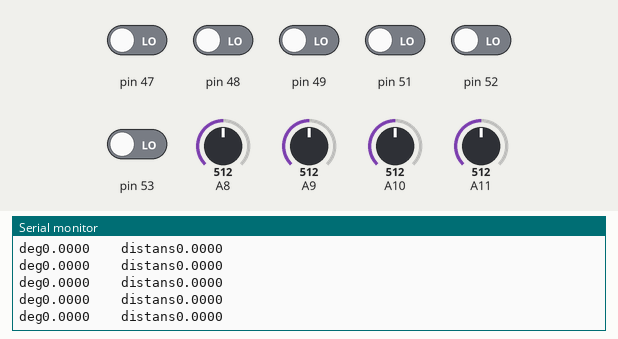
Bench run of a sketch on a simulated Arduino Mega 2560, built with avr-gcc and run on an emulated ATmega2560. On the bench: the last lines printed to the serial monitor. The test bench sets the inputs (shaded band); at power-on: pin 47–49, pin 51–53 LOW, A8 = 512, A9 = 512, A10 = 512, A11 = 512.

Above: at 1.2 s.
1.3 s: A8 set to 30
At 1.35 s:
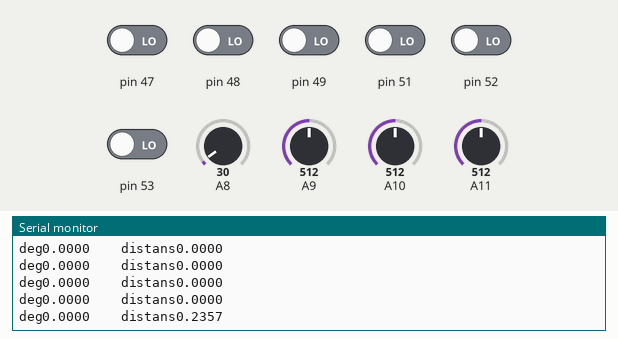
2.8 s: A9 set to 30
At 2.8 s:
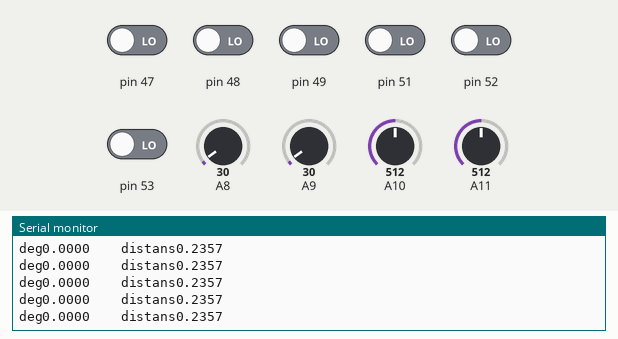
4.3 s: A10 set to 30
At 4.3 s:
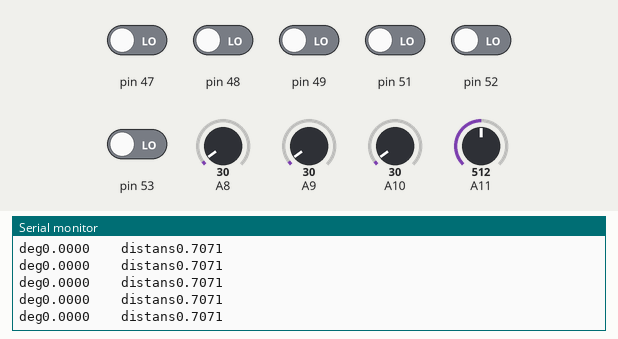
5.8 s: pin 47 driven HIGH
At 5.85 s:
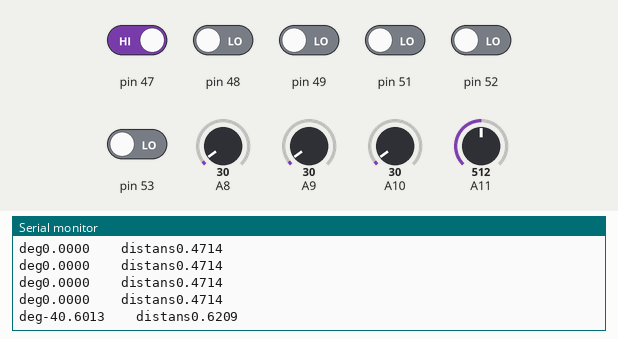
7.3 s: A11 set to 30
At 7.3 s:
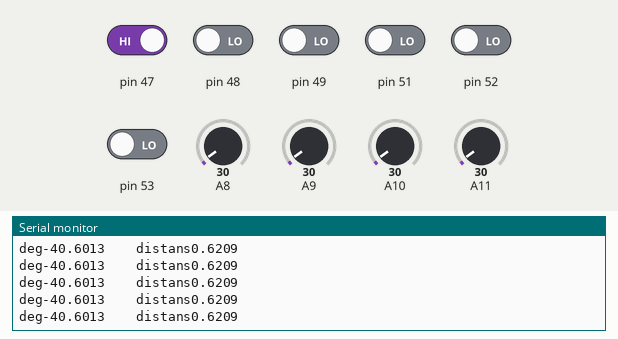
8.8 s: pin 48 driven HIGH
At 8.85 s:
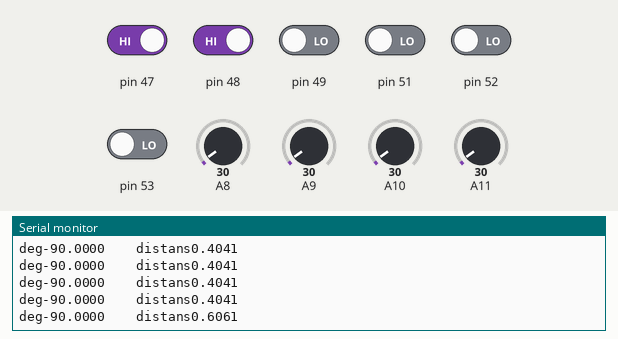
Timing chart, 0 to 11.3 s (numbered marks = the images above; inputs shaded):
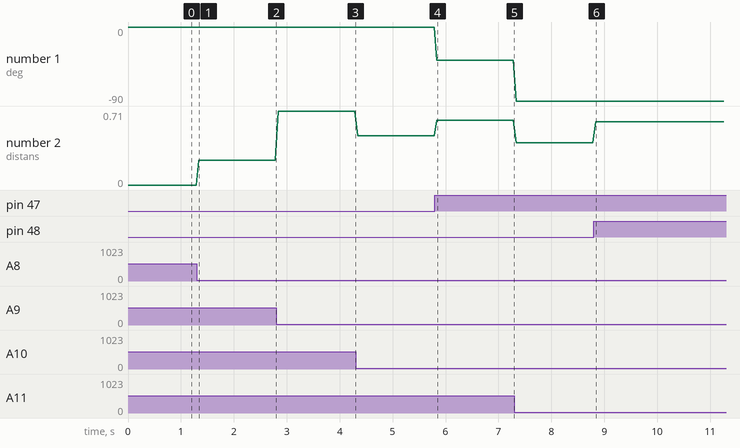

The sketch:

LineCommanderTest.ino
```cpp
#include "LineCommander.h"
LineCommander sen = LineCommander(200,0,0,0);


void setup() {
  // put your setup code here, to run once:
  Serial.begin(115200);
  sen.SetL_D(51,52,53);
  sen.SetR_D(49,48,47);
  sen.SetF_A(A8,A9);
  sen.SetB_A(A10,A11);
  /*
  for(int i = 0; i < 200; i++){
    sen.Print();
    Serial.println();
    delay(50);
  }
  */
}

void loop() {
  // put your main code here, to run repeatedly:
  Serial.print(F("deg"));
  Serial.print(sen.Angle(),4);
  Serial.print(F("    distans"));
  Serial.println(sen.Distance(),4);
  delay(50);

//  sen.Print();

}
```

CrSensor.cpp
```cpp
#include "Arduino.h"
#include "CrSensor.h"

CrSensor::CrSensor(int ReadPin)
{
  m_ReadPin = ReadPin;
  pinMode(m_ReadPin,INPUT);
}

float CrSensor::TraceD()
{
  m_TrValueD = 1 - digitalRead(m_ReadPin);
  return m_TrValueD;
}

int CrSensor::TraceV(int TraceHold)
{
  m_TrValueV = analogRead(m_ReadPin);
  if(m_TrValueV >= TraceHold)
  {
    m_TrValueV = 0;
  }
  else
  {
    m_TrValueV =1;
  }
  return m_TrValueV;
}
int CrSensor::TraceA(){
  return 1023 - analogRead(m_ReadPin);
}

void CrSensor::PrintD()
{
  Serial.print(F("TrValuD = "));
  Serial.print(m_TrValueD);
  Serial.print(F(";"));
}

void CrSensor::PrintA()
{
  Serial.print(F("TrValuA = "));
  Serial.print(m_TrValueA);
  Serial.print(F(";"));
}
```

CrSensor.h
```cpp
#ifndef CrSensor_h
#define CrSensor_h

class CrSensor
{
  public:
  CrSensor(int ReadPin);
  float TraceD();
  int TraceA();
  int TraceV(int TraceHold);
  void PrintA();
  void PrintD();

  private:
  int m_ReadPin;
  int m_mode;
  int m_TrValueD;
  int m_TrValueA;
  float m_TrValueV;
};

#endif
```

DegSensor.cpp
```cpp
#include "Arduino.h"
#include "DegSensor.h"

void DegSensor::Trace(int TraceHold){
  r = senR->Trace(R_DA,TraceHold);
  l = senL->Trace(L_DA,TraceHold);
  f = senF->Trace(F_DA,TraceHold);
  b = senB->Trace(B_DA,TraceHold);
}

float DegSensor::TraceAng(int TraceHold){
//  return 1*(degsen->Trace(TraceHold) - 0.5)/0.5;
//  return degsen->MAX();
  Trace(TraceHold);
  return atan2(r - l,f - b)*180/PI;

}

float DegSensor::TraceDis(int TraceHold){
  Trace(TraceHold);
  return sqrt((r - l)*(r -l)+(f - b)*(f - b))/sqrt(2);
}

void DegSensor::Print(){
  Serial.print(F("R{"));
  senR->Print();
  Serial.print(F("} L{"));
  senL->Print();
  Serial.print(F("} F{"));
  senF->Print();
  Serial.print(F("} B{"));
  senB->Print();
  Serial.println(F("}"));

}


float DegSensor::DisR(){
  return r;
}

float DegSensor::DisL(){
  return l;
}

float DegSensor::DisF(){
  return f;
}

float DegSensor::DisB(){
  return b;
}
```

DegSensor.h
```cpp
#ifndef DegSensor_H
#define DegSensor_H
#include "Sensors.h"

class DegSensor{

  public:
  DegSensor(){
  }

  template<class...Args>
  void SetR_D(Args...args){
    senR = new Sensors(args...);
    R_DA = 0;
  }
  template<class...Args>
  void SetR_A(Args...args){
    senR = new Sensors(args...);
    R_DA = 1;
  }

  template<class...Args>
  void SetL_D(Args...args){
    senL = new Sensors(args...);
    L_DA = 0;
  }
  template<class...Args>
  void SetL_A(Args...args){
    senL = new Sensors(args...);
    L_DA = 1;
  }

  template<class...Args>
  void SetF_D(Args...args){
    senF = new Sensors(args...);
    F_DA = 0;
  }
  template<class...Args>
  void SetF_A(Args...args){
    senF = new Sensors(args...);
    F_DA = 1;
  }

  template<class...Args>
  void SetB_D(Args...args){
    senB = new Sensors(args...);
    B_DA = 0;
  }
  template<class...Args>
  void SetB_A(Args...args){
    senB = new Sensors(args...);
    B_DA = 1;
  }
  void Trace(int);
  float TraceAng(int);
  float TraceDis(int);
  float DisR();
  float DisL();
  float DisF();
  float DisB();
  void Print();

  private:
  Sensors *senR,*senL,*senF,*senB;
  float r,l,f,b;
  int L_DA,R_DA,F_DA,B_DA;
};


#endif
```

LineCommander.cpp
```cpp
#include "LineCommander.h"

LineCommander::LineCommander(int traceHold,float targetAngle,float targetDistance,float targetRotate){
  TraceHold = traceHold;
  TargetAngle = targetAngle;
  TargetDistance = targetDistance;
  TargetRotate = targetRotate;
  sen = new LineSensor(TraceHold);
}

float LineCommander::Angle(){
  angle = sen->Angle();
  return angle - TargetAngle;
}

float LineCommander::Distance(){
  distance = sen->Distance();
  return distance - TargetDistance;
}

float LineCommander::Rotate(){
  rotate = -angle;
  return rotate + TargetRotate;
}
```

LineCommander.h
```cpp
#ifndef LineCommander_H
#define LineCommander_H

#include "LineSensor.h"

class LineCommander{
  public:
  LineCommander(int ,float ,float ,float);
  template<class...Args>
  void SetR_D(Args...args){
   sen->SetR_D(args...);
  }

  template<class...Args>
  void SetL_D(Args...args){
   sen->SetL_D(args...);
  }

  template<class...Args>
  void SetF_D(Args...args){
   sen->SetF_D(args...);
  }

  template<class...Args>
  void SetB_D(Args...args){
   sen->SetB_D(args...);
  }


  template<class...Args>
  void SetR_A(Args...args){
   sen->SetR_A(args...);
  }

  template<class...Args>
  void SetL_A(Args...args){
   sen->SetL_A(args...);
  }

  template<class...Args>
  void SetF_A(Args...args){
   sen->SetF_A(args...);
  }

  template<class...Args>
  void SetB_A(Args...args){
   sen->SetB_A(args...);
  }
  float Angle();
  float Distance();
  float Rotate();
  private:
  int TraceHold;
  float TargetAngle;
  float TargetDistance;
  float TargetRotate;
  float angle;
  float distance;
  float rotate;
  LineSensor *sen;

};

#endif
```

LineSensor.cpp
```cpp
#include "LineSensor.h"
#include "Arduino.h"


LineSensor::LineSensor(int traceHold){
  TraceHold = traceHold;
  sen = new DegSensor();
}

void LineSensor::Trace(){
  sen->Trace(TraceHold);
}

float LineSensor::Angle(){
  return sen->TraceAng(TraceHold);
}
float LineSensor::Distance(){
  return sen->TraceDis(TraceHold);
}

void LineSensor::Print(){

  sen->Trace(TraceHold);
  Serial.print(F("R"));
  Serial.print(sen->DisR());
  Serial.print(F("  L"));
  Serial.print(sen->DisL());
  Serial.print(F("  F"));
  Serial.print(sen->DisF());
  Serial.print(F("  B"));
  Serial.println(sen->DisB());
}
```

LineSensor.h
```cpp
#ifndef LineSensor_H
#define LineSensor_H

#include "DegSensor.h"

class LineSensor{
  public:
  LineSensor(int);

  template<class...Args>
  void SetR_D(Args...args){
   sen->SetR_D(args...);
  }

  template<class...Args>
  void SetL_D(Args...args){
   sen->SetL_D(args...);
  }

  template<class...Args>
  void SetF_D(Args...args){
   sen->SetF_D(args...);
  }

  template<class...Args>
  void SetB_D(Args...args){
   sen->SetB_D(args...);
  }


  template<class...Args>
  void SetR_A(Args...args){
   sen->SetR_A(args...);
  }

  template<class...Args>
  void SetL_A(Args...args){
   sen->SetL_A(args...);
  }

  template<class...Args>
  void SetF_A(Args...args){
   sen->SetF_A(args...);
  }

  template<class...Args>
  void SetB_A(Args...args){
   sen->SetB_A(args...);
  }


  void Trace();
  float Angle();
  float Distance();
  void Print();

  private:
  int TraceHold;
  DegSensor  *sen;
};
#endif
```

PIDCon.cpp
```cpp
#include "PIDCon.h"

PIDCon::PIDCon(float target, float kp, float ki, float kd)
{
  Target = target;
  Kp = kp;
  Ki = ki;
  Kd = kd;
  P = 0;
  I = 0;
  D = 0;
  PID = 0;
  Old = 0;
  New = 0;
  Dt = 1;
}

void PIDCon::Input(float data)
{
  Old = P;
  New = data;
  CalculationPID();
  PID = Kp * P + Ki * I + Kd * D;
  if (PID > 255)
  {
    PID = 255;
  }
  else if (PID < -255)
  {
    PID = -255;
  }
}

void PIDCon::CalculationPID()
{
  P = New - Target;
  I += P * Dt;
  D = (P - Old) / Dt;
}

float PIDCon::GetPID()
{
  return PID;
}

float PIDCon::GetP()
{
  return P;
}

float PIDCon::GetI()
{
  return I;
}

float PIDCon::GetD()
{
  return D;
}

float PIDCon::Getdt()
{
  return Dt;
}

void PIDCon::Setdt(float dt)
{
  Dt = dt;
}

void PIDCon::SetTarget(float target)
{
  Target = target;
}
```

PIDCon.h
```cpp
#ifndef PIDCon_H
#define PIDCon_H

class PIDCon
{
public:
  PIDCon(float, float, float, float);
  void Input(float);
  void CalculationPID();
  float GetPID();
  float GetP();
  float GetI();
  float GetD();
  float Getdt();
  void Setdt(float);
  void SetTarget(float);

private:
  float New, Old;
  float PID;
  float P, I, D;
  float Kp, Ki, Kd;
  float Target;
  float Dt;
};

#endif
```

Sensors.cpp
```cpp
#include "Arduino.h"
#include "Sensors.h"


float Sensors::Trace(int Mode, int TraceHold){
  mode = Mode;
  if(mode == 1){
    for(int i = 0; i < tmp->Size(); i++){
      m_val[i] = crsen[i].TraceV(TraceHold);
    }
  }else if(mode == 0){
    for(int i = 0; i < tmp->Size(); i++){
      m_val[i] = crsen[i].TraceD();
    }
  }
  return CalSum();
}


void Sensors::MakeSensor(){
  for(int i = 0; i < tmp->Size(); i++){
    crsen.push_back(CrSensor(tmp->Arg[i]));
  }
}

float Sensors::CalSum(){
  int mult;
  int sum = 0;
  int POW = 1;
  POWSum = 0;
  float NormalizedSum;
  for(int i = 0; i < tmp->Size(); i++){
    if(i != 0){
      POW *= 2;
    }
    POWSum += POW;
    mult = m_val[i]*POW;
    sum += mult;
  }
  NormalizedSum = sum/POWSum;
//  return sum;
  return NormalizedSum;

}

void Sensors::Print(){

  for(int i = 0; i < tmp->Size(); i++){
    Serial.print(F("s["));
    Serial.print(i);
    Serial.print(F("]:"));
    Serial.print(crsen[i].TraceA());
    Serial.print(F(" "));
  }

}

float Sensors::MAX(){
  return POWSum;
}
```

Sensors.h
```cpp
#ifndef Sensors_H
#define Sensors_H

#include "Tmp.h"
#include "CrSensor.h"


class Sensors{
  public:
  template<class...Args>
  Sensors(Args...args){
    tmp = new Tmp(args...);
    MakeSensor();
    m_val.resize(tmp->Size());
  }
  float Trace(int, int);

  void Print();
  std::vector<int> val;
  float MAX();
  private:
  Tmp *tmp;
  std::vector<int> m_val;
  std::vector<CrSensor> crsen;
  void MakeSensor();
  float CalSum();
  float POWSum;
  int mode;
  //CrSensor crsen;
};

#endif
```

Tmp.cpp
```cpp
//template使っているため、ヘッダに実装、
#include "Tmp.h"

int Tmp::Size(){
  return ArgsSize;
}
```

Tmp.h
```cpp
#ifndef Tmp_H
#define Tmp_H

#include <ArduinoSTL.h>


class Tmp {
  private:
  int ArgsSize = 0;
  public:
  std::vector<int> Arg;


  // コンストラクタ
  template<class... Args>
  Tmp(Args... args){

     tmp(args...);
  }

  template<class T>
  int tmp(T TMP) {
    Arg.push_back(TMP);
    ArgsSize++;
    return TMP;
  }

  template<class T, class... Args>
  int tmp(T TMP, Args... args) {
    Arg.push_back(TMP);
    ArgsSize++;
    return tmp(args...);
  }

  int Size();


};


#endif
```

Measured:
- after the input at 1.3 s, the serial monitor: prints a new line at once (image 1)
- after the input at 5.8 s, the serial monitor: prints a new line at once (image 4)
- after the input at 8.8 s, the serial monitor: prints a new line at once (image 6)
- plotted number 1: 0 → -40.6 after the input at 5.8 s, -40.6 → -90 after the input at 7.3 s
- plotted number 2: 0 → 0.24 after the input at 1.3 s, 0.24 → 0.71 after the input at 2.8 s, 0.71 → 0.47 after the input at 4.3 s, 0.47 → 0.62 after the input at 5.8 s, 0.62 → 0.4 after the input at 7.3 s
